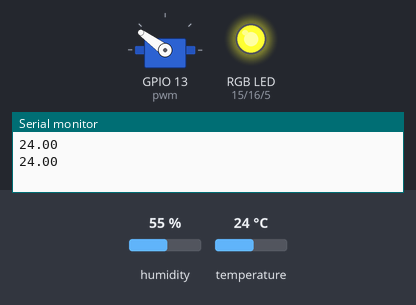
Recording of a sketch running on a simulated ESP8266 (NodeMCU). Shown: servo, an RGB LED mixed from three pins (HIGH = lit), the last lines printed to the serial monitor. The inputs (shaded band) are chosen by the test bench; at power-on: temperature 24 °C, humidity 55 %.

Above: at 2.8 s.
2.9 s: temperature set to 12 °C
At 4.9 s:
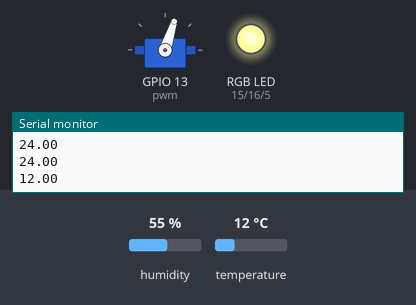
5.6 s: temperature set to 19 °C
At 6.6 s:
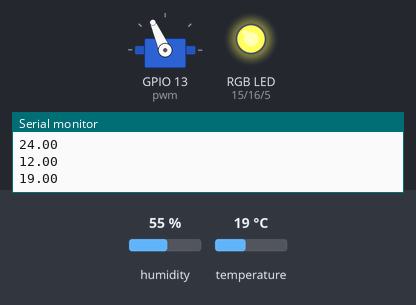
8.3 s: temperature set to 28 °C
At 11.2 s:
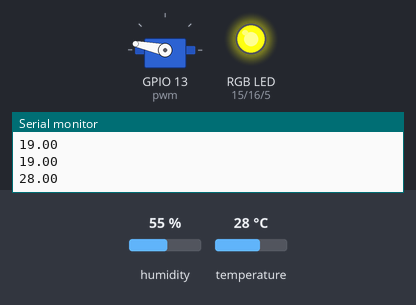
11.5 s: temperature set to 33 °C
At 12.9 s:
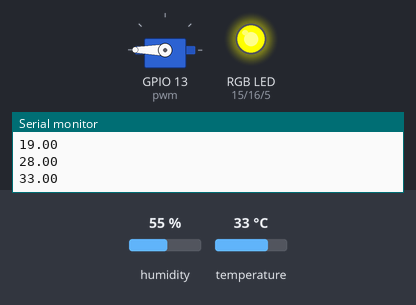
Timing chart, 0 to 14.5 s (numbered marks = the images above; inputs shaded):
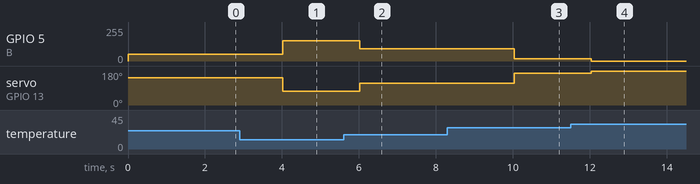

Measured:
- after the input at 2.9 s, GPIO 5 (B): 51/255 → 153/255 after 1.1 s; servo on GPIO 13 (pwm): 144° → 72° after 1.1 s
- after the input at 5.6 s, GPIO 5 (B): 153/255 → 93/255 after 0.42 s; servo on GPIO 13 (pwm): 72° → 114° after 0.42 s
- after the input at 8.3 s, GPIO 5 (B): 93/255 → 17/255 after 1.7 s; servo on GPIO 13 (pwm): 114° → 168° after 1.7 s
- after the input at 11.5 s, GPIO 5 (B): 17/255 → 0/255 after 0.54 s; servo on GPIO 13 (pwm): 168° → 180° after 0.54 s

The sketch:

temperature_detecter.ino
```cpp
#include"DHT.h"
#include<Servo.h>
#define DHTPIN 4
#define DHTTYPE DHT22
DHT dht (DHTPIN, DHTTYPE);
Servo myservo;
int R=15;
int G=16;
int B=5;
int pwm=13;
int motorValue=0;
float tem;
float C;
float hum;
int red=0;
void setup() {
  // put your setup code here, to run once:
  Serial.begin(9600);
  pinMode(R, OUTPUT);
  pinMode(B, OUTPUT);
  pinMode(G, OUTPUT);
  myservo.attach(pwm);
  dht.begin();
  analogWriteRange(255);
  analogWrite(G, 255);
  analogWrite(R, 255);
}

void loop() {
  // put your main code here, to run repeatedly:
  tem=dht.readTemperature();
  Serial.println(tem);
  motorValue=map(tem, 0, 30, 0, 180);
  myservo.write(motorValue);
  red=map(tem, 0, 30, 0, 255);
  analogWrite(B, 255-red);
  delay(2000);
}
```
